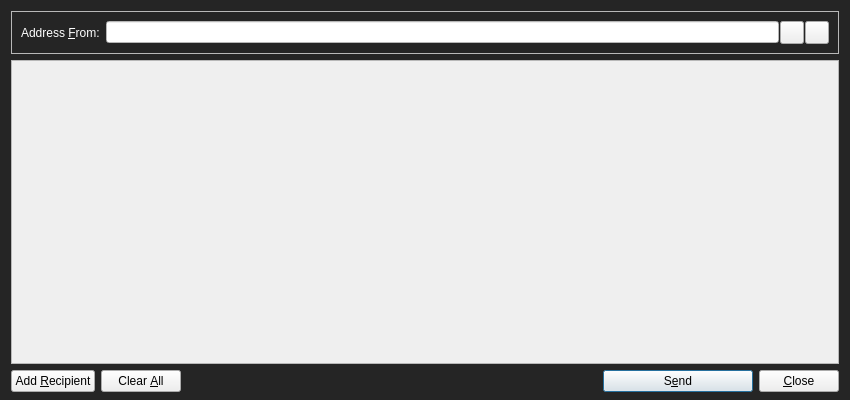
<?xml version="1.0" encoding="UTF-8"?>
<ui version="4.0">
 <class>SendMessagesDialog</class>
 <widget class="QDialog" name="SendMessagesDialog">
  <property name="geometry">
   <rect>
    <x>0</x>
    <y>0</y>
    <width>850</width>
    <height>400</height>
   </rect>
  </property>
  <property name="windowTitle">
   <string>Send Messages</string>
  </property>
  <property name="styleSheet">
   <string notr="true">#SendMessagesDialog { background-color: #252525; }</string>
  </property>
  <layout class="QVBoxLayout" name="verticalLayout" stretch="0,1,0">
   <property name="bottomMargin">
    <number>8</number>
   </property>
   <item>
    <widget class="QFrame" name="frameAddressFrom">
     <property name="sizePolicy">
      <sizepolicy hsizetype="Expanding" vsizetype="Expanding">
       <horstretch>0</horstretch>
       <verstretch>0</verstretch>
      </sizepolicy>
     </property>
     <property name="maximumSize">
      <size>
       <width>16777215</width>
       <height>16777215</height>
      </size>
     </property>
     <property name="frameShape">
      <enum>QFrame::StyledPanel</enum>
     </property>
     <property name="frameShadow">
      <enum>QFrame::Sunken</enum>
     </property>
     <layout class="QHBoxLayout" name="horizontalLayout_3">
      <item>
       <widget class="QLabel" name="addressFromLabel">
        <property name="styleSheet">
         <string notr="true">color: #ffffff;</string>
        </property>
        <property name="text">
         <string>Address &amp;From:</string>
        </property>
        <property name="buddy">
         <cstring>addressFrom</cstring>
        </property>
       </widget>
      </item>
      <item>
       <layout class="QHBoxLayout" name="horizontalLayout_4">
        <property name="spacing">
         <number>1</number>
        </property>
        <item>
         <widget class="QValidatedLineEdit" name="addressFrom">
          <property name="styleSheet">
           <string notr="true">background-color: rgb(255, 255, 255);
color: rgb(0, 0, 0);</string>
          </property>
         </widget>
        </item>
        <item>
         <widget class="QToolButton" name="addressBookButton">
          <property name="toolTip">
           <string>Choose address from address book</string>
          </property>
          <property name="text">
           <string/>
          </property>
          <property name="icon">
           <iconset resource="../bitcoin.qrc">
            <normaloff>:/icons/address-book</normaloff>:/icons/address-book</iconset>
          </property>
          <property name="shortcut">
           <string>Alt+A</string>
          </property>
         </widget>
        </item>
        <item>
         <widget class="QToolButton" name="pasteButton">
          <property name="toolTip">
           <string>Paste address from clipboard</string>
          </property>
          <property name="text">
           <string/>
          </property>
          <property name="icon">
           <iconset resource="../bitcoin.qrc">
            <normaloff>:/icons/editpaste</normaloff>:/icons/editpaste</iconset>
          </property>
          <property name="shortcut">
           <string>Alt+P</string>
          </property>
         </widget>
        </item>
       </layout>
      </item>
     </layout>
    </widget>
   </item>
   <item>
    <widget class="QScrollArea" name="scrollArea">
     <property name="widgetResizable">
      <bool>true</bool>
     </property>
     <widget class="QWidget" name="scrollAreaWidgetContents">
      <property name="geometry">
       <rect>
        <x>0</x>
        <y>0</y>
        <width>830</width>
        <height>291</height>
       </rect>
      </property>
      <layout class="QVBoxLayout" name="verticalLayout_2">
       <property name="leftMargin">
        <number>0</number>
       </property>
       <property name="topMargin">
        <number>0</number>
       </property>
       <property name="rightMargin">
        <number>0</number>
       </property>
       <property name="bottomMargin">
        <number>0</number>
       </property>
       <item>
        <layout class="QVBoxLayout" name="entries">
         <property name="spacing">
          <number>6</number>
         </property>
        </layout>
       </item>
       <item>
        <spacer name="verticalSpacer">
         <property name="orientation">
          <enum>Qt::Vertical</enum>
         </property>
         <property name="sizeHint" stdset="0">
          <size>
           <width>20</width>
           <height>40</height>
          </size>
         </property>
        </spacer>
       </item>
      </layout>
     </widget>
    </widget>
   </item>
   <item>
    <layout class="QHBoxLayout" name="horizontalLayout">
     <item>
      <widget class="QPushButton" name="addButton">
       <property name="toolTip">
        <string>Send to multiple recipients at once</string>
       </property>
       <property name="text">
        <string>Add &amp;Recipient</string>
       </property>
       <property name="icon">
        <iconset resource="../bitcoin.qrc">
         <normaloff>:/icons/add</normaloff>:/icons/add</iconset>
       </property>
       <property name="autoDefault">
        <bool>false</bool>
       </property>
      </widget>
     </item>
     <item>
      <widget class="QPushButton" name="clearButton">
       <property name="sizePolicy">
        <sizepolicy hsizetype="Minimum" vsizetype="Fixed">
         <horstretch>0</horstretch>
         <verstretch>0</verstretch>
        </sizepolicy>
       </property>
       <property name="toolTip">
        <string>Remove all transaction fields</string>
       </property>
       <property name="text">
        <string>Clear &amp;All</string>
       </property>
       <property name="icon">
        <iconset resource="../bitcoin.qrc">
         <normaloff>:/icons/remove</normaloff>:/icons/remove</iconset>
       </property>
       <property name="autoRepeatDelay">
        <number>300</number>
       </property>
       <property name="autoDefault">
        <bool>false</bool>
       </property>
      </widget>
     </item>
     <item>
      <spacer name="horizontalSpacer">
       <property name="orientation">
        <enum>Qt::Horizontal</enum>
       </property>
       <property name="sizeHint" stdset="0">
        <size>
         <width>40</width>
         <height>20</height>
        </size>
       </property>
      </spacer>
     </item>
     <item>
      <widget class="QPushButton" name="sendButton">
       <property name="minimumSize">
        <size>
         <width>150</width>
         <height>0</height>
        </size>
       </property>
       <property name="toolTip">
        <string>Confirm the send action</string>
       </property>
       <property name="text">
        <string>S&amp;end</string>
       </property>
       <property name="icon">
        <iconset resource="../bitcoin.qrc">
         <normaloff>:/icons/send</normaloff>:/icons/send</iconset>
       </property>
       <property name="default">
        <bool>true</bool>
       </property>
      </widget>
     </item>
     <item>
      <widget class="QPushButton" name="closeButton">
       <property name="text">
        <string>&amp;Close</string>
       </property>
       <property name="icon">
        <iconset resource="../bitcoin.qrc">
         <normaloff>:/icons/quit</normaloff>:/icons/quit</iconset>
       </property>
      </widget>
     </item>
    </layout>
   </item>
  </layout>
 </widget>
 <customwidgets>
  <customwidget>
   <class>QValidatedLineEdit</class>
   <extends>QLineEdit</extends>
   <header>qvalidatedlineedit.h</header>
  </customwidget>
 </customwidgets>
 <resources>
  <include location="../bitcoin.qrc"/>
 </resources>
 <connections/>
</ui>
